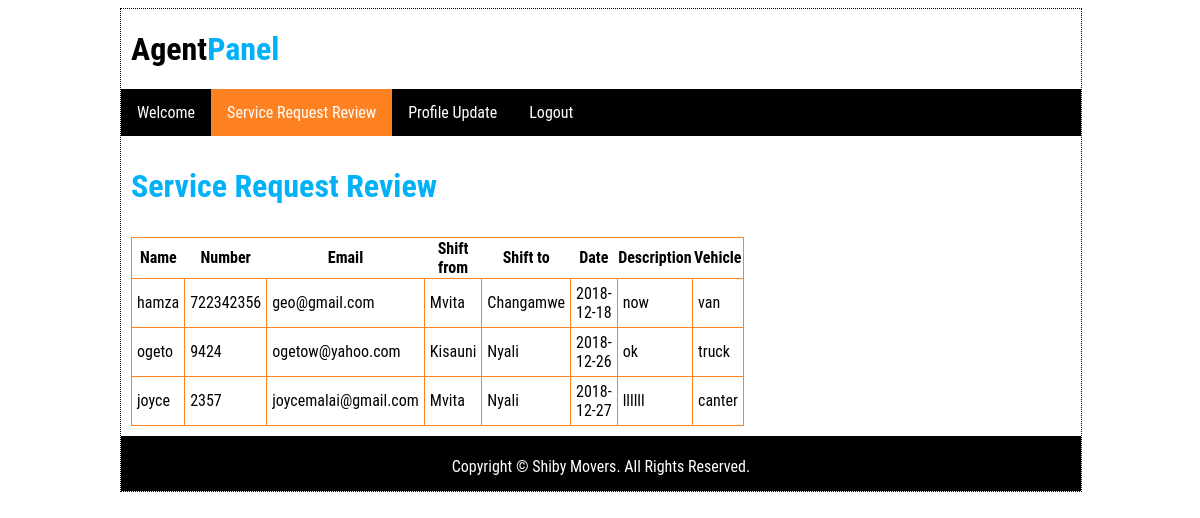
/agent/servicerequests.php (signed in), run on the app's committed database.
### tables this page shows
CREATE TABLE `agents` (
  `username` varchar(100) NOT NULL,
  `company` varchar(100) NOT NULL,
  `email` varchar(100) NOT NULL,
  `phone` int(50) NOT NULL,
  `constituency` varchar(100) NOT NULL,
  `van` int(100) NOT NULL,
  `truck` int(100) NOT NULL,
  `canter` int(100) NOT NULL,
  `password` varchar(100) NOT NULL,
  `agent_id` int(10) UNSIGNED NOT NULL
);

CREATE TABLE `requests` (
  `company` varchar(100) NOT NULL,
  `fullname` varchar(200) NOT NULL,
  `mobilenumber` int(50) NOT NULL,
  `email` varchar(100) NOT NULL,
  `shiftfrom` varchar(100) NOT NULL,
  `shiftto` varchar(100) NOT NULL,
  `date` date NOT NULL,
  `description` varchar(300) NOT NULL,
  `vehicle` varchar(100) NOT NULL,
  `quote_id` int(10) UNSIGNED NOT NULL,
  `agent_id` int(10) NOT NULL
);

### agent/servicerequests.php (the view, shortened to what this page needs)
<!DOCTYPE html>
<html>
  <head>
<link rel="stylesheet" href="\bbit/css/style.css">
  </head>
  <body>
      <header>
<h1><a href="index.php">Agent<span class="logo_colour">Panel</span></a></h1>
          </header>
        <nav>
          <ul id="nav">
            <li><a href="index.php">Welcome</a></li>
            <li><a style="background:#FE8222;"href="servicerequests.php">Service Request Review</a></li>
            <li><a href="profile.php">Profile Update</a></li>
            <li><a href="logout.php">Logout</a></li>
          </ul>
        </nav>
        <div id="site_content">
          <?php
          require_once $_SERVER['DOCUMENT_ROOT'] .'/bbit/logindetails.php';
          $agentname='';
          if (isset($_SESSION['username'])&&$_SESSION['username']!=$admin_username) {
            $agentname=$_SESSION['username'];
          }
          elseif ($_SESSION['username']=$admin_username) {
            header("location: \bbit/admin");
          }
          else {
            header("location: \bbit/index.php");
          }
           ?>
<h1>Service Request Review </h1>
  <?php
  $connection=mysqli_connect($hn, $un, $pw, $db);
  $queryCompany = "SELECT agent_id FROM agents WHERE username='$agentname'";
$resultCompany = $connection->query($queryCompany);
while ($rowc=mysqli_fetch_row($resultCompany))
{
$query = "SELECT * FROM requests WHERE agent_id='$rowc[0]' ";
$result = $connection->query($query);
  echo "<table id=table_quotes>";
  echo "<tr><th>Name</th><th>Number</th><th>Email</th><th>Shift from</th><th>Shift to</th><th>Date</th><th>Description</th><th>Vehicle</th></tr>";
          while ($row=mysqli_fetch_row($result))
        {
  $name=$row[1];
  $phone=$row[2];
  $email=$row[3];
  $shiftfrom=$row[4];
  $shiftto=$row[5];
  $date=$row[6];
  $description=$row[7];
  $vehicle=$row[8];
echo "<tr><td>".$name."</td><td>".$phone."</td><td>".$email."</td><td>".$shiftfrom."</td><td>".$shiftto."</td><td>".$date."</td><td>".$description."</td><td>".$vehicle."</td></tr>";
}
echo "</table>";
}
  ?>
  <footer>
          <p>Copyright &copy; Shiby Movers. All Rights Reserved. </p>
        </footer>
</div>
  </body>
</html>

### css/style.css (style rules this page uses)
header { width: 100%; height: 80px; background-color: white; color: black; overflow: hidden; }
header a { padding-left: 10px; color: black; text-decoration: none; }
body { font-family: 'Roboto Condensed', sans-serif; width: 80%; margin-left: 10%; border: 1px dotted black; }
.logo_colour { color: #00B1F8; }
nav ul { list-style-type: none; margin: 0; padding: 0; overflow: hidden; background-color: black; }
nav li { float: left; }
nav li a { display: block; color: white; text-align: center; padding: 14px 16px; text-decoration: none; }
#site_content h1 { color: #00B1F8; padding: 10px; }
footer { align-items: center; clear: both; background-color: black; color: white; text-align: center; width: 100%; height: 50px; padding-top: 5px; margin-top: 30px: }
table,td { margin: 10px; border: 1px solid #FE8222; width: 50%; padding: 5px; border-collapse: collapse; }

### data on the page
requests: fullname "hamza", mobilenumber "722342356", email "geo@gmail.com", shiftfrom "Mvita", shiftto "Changamwe", date "2018-12-18", description "now", vehicle "van"
requests: fullname "ogeto", mobilenumber "9424", email "ogetow@yahoo.com", shiftfrom "Kisauni", shiftto "Nyali", date "2018-12-26", description "ok", vehicle "truck"
requests: fullname "joyce", mobilenumber "2357", email "joycemalai@gmail.com", shiftfrom "Mvita", shiftto "Nyali", date "2018-12-27", description "llllll", vehicle "canter"
